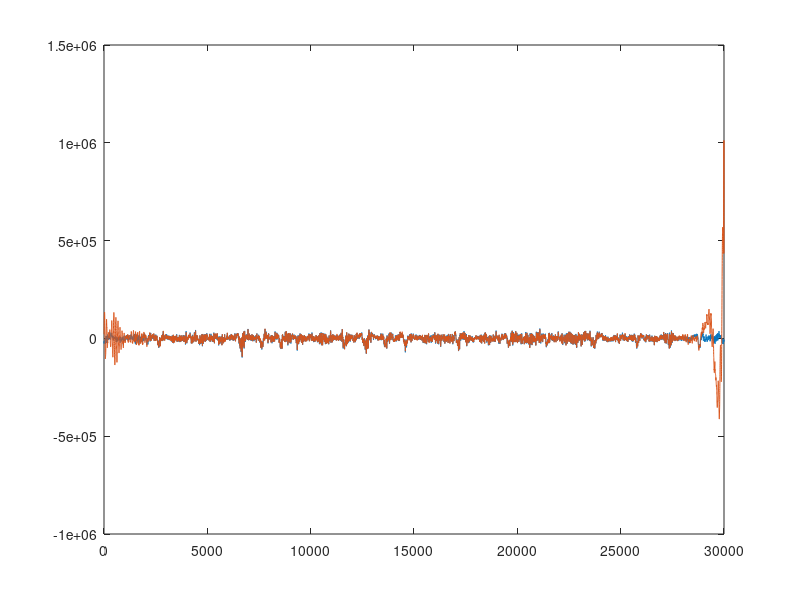

Source code (MATLAB): (Note: this script raises an error after producing the figure.)
[d,c]=butter(3,50/250,'low');
[b,a]=butter(3,0.5/250,'high');
[n,o] = butter(3,[4.8/250 5.2/250],'stop');

lower = 5001;       %16000 long
upper = 25000; 

load('ERP_sham_test1_test2_cc.mat')

%RAW_DATA = SUBJECT1_RESULTS.DATA5HZ(1, :);
RAW_DATA = ERPTEST2.E2(1, :);
data = filtfilt(n,o,RAW_DATA);
FILTERED_FREE =  filtfilt(b,a,filtfilt(d,c,data));

load('SMA_TEST_ERP_Sham.mat')

Sham_t1=128+15000;
Sham_t2=Sham_t1+29999;
ERP_Sham_SMA=filtfilt(b,a,filtfilt(d,c,EEG.Data_tACS_AF(1,Sham_t1:Sham_t2))); %30000 long


figure(1);
plot(ERP_Sham_SMA)
hold on
plot(FILTERED_FREE)

%%
RONLY4 = corrcoef(ERP_Sham_SMA(1, lower: upper), FILTERED_FREE(1,lower:upper));
Coefficient = RONLY4(1,2);
%%
RMS = 10^-3.*rms(ERP_Sham_SMA(1,lower:upper) - FILTERED_FREE(1,lower:upper));
%%
noise = (ERP_Sham_SMA(1,lower:upper) - FILTERED_FREE(1,lower:upper));
SNR_ONLY4 = (rms(FILTERED_FREE(1,lower:upper) / rms(noise) ))^2;
SNR_DB_ONLY4 = db(SNR_ONLY4, 'power');
%%
%%Coherence
[cxy,f2] = mscohere(ERP_Sham_SMA(1,lower:upper), FILTERED_FREE(1,lower:upper), [],[],[],500);

figure(3)
plot(f2, cxy);

